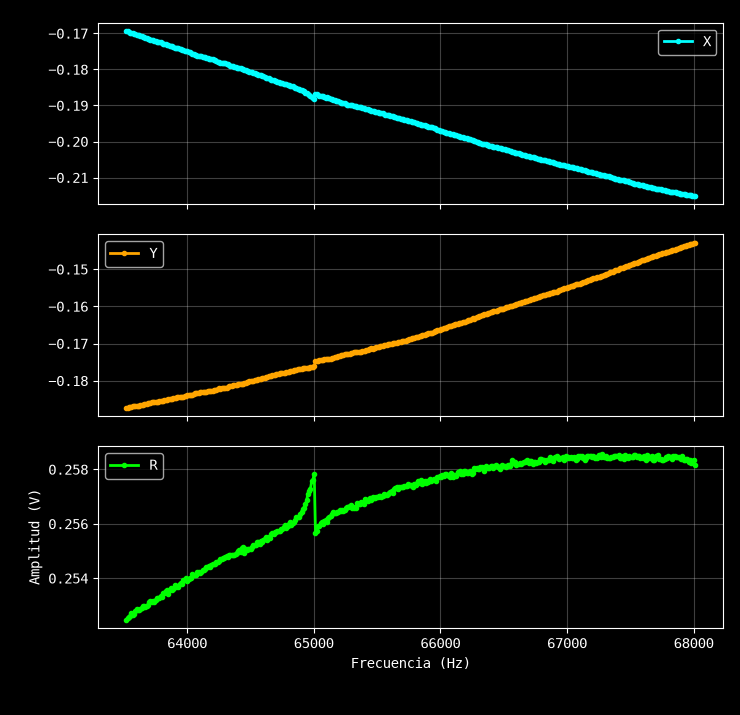

Write the Python code that produced this figure.
import pyvisa
import time
import matplotlib
matplotlib.use("TkAgg")

import matplotlib.pyplot as plt
plt.style.use("dark_background")

plt.rcParams.update({
    "font.family": "monospace",
    "axes.grid": True,
    "grid.alpha": 0.25,
    "lines.linewidth": 2,
    "lines.marker": "."
})

from gf import GF
from li import LI


def main():

    try:
        rm = pyvisa.ResourceManager()

        gf = GF(rm.open_resource(
            "USB0::0x1AB1::0x0641::DG4E163251533::INSTR"
        ))
        amplitude = 300e-3
        gf.set_v(amplitude)
        gf.output("ON")
        print(f"Iniciando... {amplitude}V de excitación.\n")
        time.sleep(5)

        lockin = LI(rm.open_resource(
            "ASRL10::INSTR",
            write_termination="\r",
            read_termination="\n",
        ))

        lockin.inst.flush(pyvisa.constants.BufferOperation.discard_read_buffer)

        data = []
        start = 63.5e+3
        end = 68e+3
        N = 450

        plt.ion()
        fig, (ax_x, ax_y, ax_r) = plt.subplots(3, 1, sharex=True)

        line_x, = ax_x.plot([], [], label="X", color="cyan")
        line_y, = ax_y.plot([], [], label="Y", color="orange")
        line_r, = ax_r.plot([], [], label="R", color="lime")

        for ax in (ax_x, ax_y, ax_r):
            ax.legend()

        ax_r.set_xlabel("Frecuencia (Hz)")
        ax_r.set_ylabel("Amplitud (V)")
        plt.tight_layout()

        for i in range(N):
            f = start + (N-i) * (end - start) / (N - 1)

            gf.set_f(f)
            plt.pause(1)

            x, y = lockin.xy()
            data.append((f, x, y))
            print(data[-1])

            if i % 2 == 0:
                ff, xx, yy = zip(*data)
                rr = [(x**2 + y**2)**0.5 for x, y in zip(xx, yy)]

                line_x.set_data(ff, xx)
                line_y.set_data(ff, yy)
                line_r.set_data(ff, rr)

                for ax in (ax_x, ax_y, ax_r):
                    ax.relim()
                    ax.autoscale_view()

                fig.canvas.draw_idle()
                fig.canvas.flush_events()

        gf.output("OFF")

        fig.savefig("sweep.png")

        plt.ioff()
        plt.show()

    finally:
        gf.output("OFF")


if __name__ == "__main__":
    main()
